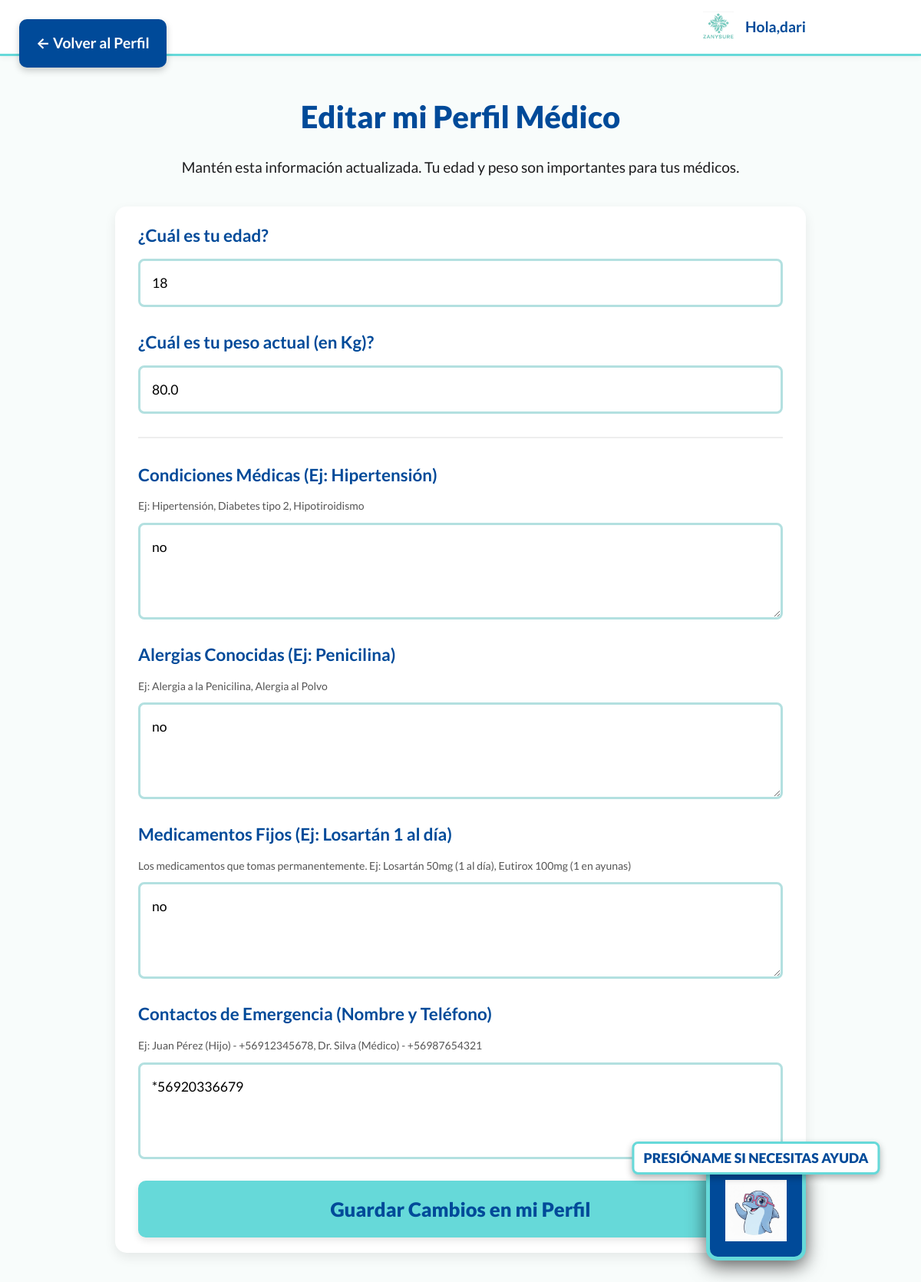
The app's page /perfil/editar/ (signed in) with its own data.
### perfil_médico/models.py (models this page shows, shortened)
class PerfilMedico(models.Model):
    usuario = models.OneToOneField(User, on_delete=models.CASCADE, related_name="perfilmedico")
    edad = models.PositiveIntegerField(blank=True, null=True, help_text="Tu edad actual")
    peso_kg = models.DecimalField(
        max_digits=5, decimal_places=1, blank=True, null=True,
        help_text="Tu peso actual en kilogramos (ej: 75.5)"
    )
    condiciones_medicas = models.TextField(
        blank=True,
        help_text="Ej: Hipertensión, Diabetes tipo 2, Hipotiroidismo"
    )
    alergias = models.TextField(
        blank=True,
        help_text="Ej: Alergia a la Penicilina, Alergia al Polvo"
    )
    medicamentos_fijos = models.TextField(
        blank=True,
        help_text="Los medicamentos que tomas permanentemente. Ej: Losartán 50mg (1 al día), Eutirox 100mg (1 en ayunas)"
    )
    contactos_emergencia = models.TextField(
        blank=True,
        help_text="Ej: Juan Pérez (Hijo) - +56912345678, Dr. Silva (Médico) - +56987654321"
    )

### perfil_médico/views.py (the view)
# urls.py: path('perfil/editar/', perfil_views.perfil_editar_view, name='perfil_editar'),
@login_required
def perfil_editar_view(request):
    perfil, created = PerfilMedico.objects.get_or_create(usuario=request.user)
    if request.method == 'POST':
        form = PerfilMedicoForm(request.POST, instance=perfil)
        if form.is_valid():
            form.save()
            messages.success(request, '¡Tu perfil médico ha sido actualizado con éxito!')
            return redirect('perfil')
    else:
        form = PerfilMedicoForm(instance=perfil)
    context = {
        'nombre_usuario': request.user.first_name or request.user.username,
        'form': form
    }
    return render(request, 'perfil_médico/perfil_editar.html', context)

### perfil_médico/templates/perfil_médico/perfil_editar.html (shortened to what this page needs)
{% load static %}
<!DOCTYPE html>
<html lang="es">
<head>
    <link rel="stylesheet" href="{% static 'css/style.css' %}">
</head>
<body class="sub-page"> <a href="{% url 'perfil' %}" class="btn-volver-flotante">
        &larr; Volver al Perfil
    </a>
    <header class="menu-header">
        <div class="header-contenido">
            <div class="saludo-usuario">
                <img src="{% static 'img/logo.png' %}" alt="Logo Sanyzure" class="logo-header">
                Hola, <strong>{{ nombre_usuario }}</strong>
            </div>
        </div>
    </header>
    <main class="menu-container">
        <h1 class="titulo-principal">Editar mi Perfil Médico</h1>
        <p class="instruccion">
            Mantén esta información actualizada. Tu edad y peso son importantes para tus médicos.
        </p>
        <div class="login-container" style="max-width: none; padding: 20px 30px; margin-top: 20px;">
            <form method="post" class="modal-form">
                <div class="campo-form">
                    <label for="{{ form.edad.id_for_label }}">{{ form.edad.label }}</label>
                    {{ form.edad }}
                </div>
                <div class="campo-form">
                    <label for="{{ form.peso_kg.id_for_label }}">{{ form.peso_kg.label }}</label>
                    {{ form.peso_kg }}
                </div>
                <hr style="border: 1px solid #eee; margin: 30px 0;">
                <div class="campo-form">
                    <label for="{{ form.condiciones_medicas.id_for_label }}">{{ form.condiciones_medicas.label }}</label>
                    <small style="color: #555; display: block; margin-bottom: 10px;">{{ form.condiciones_medicas.help_text }}</small>
                    {{ form.condiciones_medicas }}
                </div>
                <div class="campo-form">
                    <label for="{{ form.alergias.id_for_label }}">{{ form.alergias.label }}</label>
                    <small style="color: #555; display: block; margin-bottom: 10px;">{{ form.alergias.help_text }}</small>
                    {{ form.alergias }}
                </div>
                <div class="campo-form">
                    <label for="{{ form.medicamentos_fijos.id_for_label }}">{{ form.medicamentos_fijos.label }}</label>
                    <small style="color: #555; display: block; margin-bottom: 10px;">{{ form.medicamentos_fijos.help_text }}</small>
                    {{ form.medicamentos_fijos }}
                </div>
                <div class="campo-form">
                    <label for="{{ form.contactos_emergencia.id_for_label }}">{{ form.contactos_emergencia.label }}</label>
                    <small style="color: #555; display: block; margin-bottom: 10px;">{{ form.contactos_emergencia.help_text }}</small>
                    {{ form.contactos_emergencia }}
                </div>
                <button type="submit" class="btn btn-ingresar">
                    Guardar Cambios en mi Perfil
                </button>
            </form>
        </div>
    </main>
    <a href="{% url 'tami' %}" class="btn-tami-flotante" title="Hablar con Tami">
        <span class="tami-flotante-text">Presióname si necesitas ayuda</span>
        <img src="{% static 'img/tami-mascota.png' %}" alt="Tami, tu asistente">
    </a>
</body>
</html>

### static/css/style.css (style rules this page uses)
:root { --color-primario: #66D9D9; --color-secundario: #004a99; --color-texto-claro: #1d1d1f; --color-fondo-claro: #f8fcfb; --color-fondo-card: #ffffff; --color-borde-input: #b3e0e0; --color-focus: #008c8c; --color-error: #d9534f; --color-exito: #28a745; --color-cita: #007bff; --color-procedimiento: #ffc107; }
body { font-family: 'Lato', -apple-system, BlinkMacSystemFont, "Segoe UI", Roboto, Helvetica, Arial, sans-serif; background-color: var(--color-fondo-claro); color: var(--color-texto-claro); margin: 0; padding: 0; line-height: 1.6; font-size: 105%; }
.login-container { max-width: 500px; margin: 0; padding: 35px; background-color: var(--color-fondo-card); border-radius: 15px; box-shadow: 0 6px 15px rgba(0, 0, 0, 0.08); width: 100%; box-sizing: border-box; }
body.sub-page { padding-top: 100px; padding-left: 20px; padding-right: 20px; padding-bottom: 20px; }
.titulo-principal { font-size: 2.5rem; font-weight: 900; text-align: center; color: var(--color-secundario); margin-bottom: 15px; margin-top: 0; }
.instruccion { font-size: 1.2rem; text-align: center; color: var(--color-texto-claro); margin-bottom: 35px; }
.campo-form { margin-bottom: 28px; }
.campo-form label { display: block; font-size: 1.4rem; font-weight: 700; margin-bottom: 12px; color: var(--color-secundario); }
.form-control-accessible { display: block; width: 100%; padding: 18px 15px; font-size: 1.1rem; font-family: 'Lato', sans-serif; border: 3px solid var(--color-borde-input); border-radius: 8px; box-sizing: border-box; }
.campo-form textarea.form-control-accessible { min-height: 120px; resize: vertical; }
.btn { display: block; width: 100%; padding: 22px; border: none; border-radius: 10px; cursor: pointer; font-weight: 700; font-family: 'Lato', sans-serif; text-align: center; text-decoration: none; transition: background-color 0.3s ease, transform 0.1s ease; box-sizing: border-box; }
.btn-ingresar { font-size: 1.6rem; background-color: var(--color-primario); color: var(--color-secundario); box-shadow: 0 4px 10px rgba(0, 0, 0, 0.1); margin-top: 20px; font-weight: 900; }
.btn-volver-flotante { position: fixed; top: 25px; left: 25px; z-index: 1000; background-color: var(--color-secundario); color: white; padding: 16px 22px; font-size: 1.2rem; font-weight: 700; border-radius: 10px; text-decoration: none; transition: all 0.2s ease; box-shadow: 0 4px 10px rgba(0,0,0,0.2); }
.menu-header { background-color: var(--color-fondo-card); padding: 15px 30px; border-bottom: 3px solid var(--color-primario); box-shadow: 0 2px 8px rgba(0, 0, 0, 0.05); position: fixed; top: 0; left: 0; right: 0; z-index: 900; }
.header-contenido { max-width: 900px; margin: 0 auto; display: flex; justify-content: flex-end; align-items: center; gap: 20px; }
.logo-header { height: 40px; width: auto; margin-right: 15px; vertical-align: middle; }
.saludo-usuario { font-size: 1.2rem; color: var(--color-secundario); font-weight: 700; display: flex; align-items: center; flex-shrink: 0; }
.menu-container { max-width: 900px; margin: 0 auto; padding: 20px; }
.btn-tami-flotante { position: fixed; bottom: 30px; right: 150px; width: 120px; height: 120px; background-color: var(--color-secundario); border: 5px solid var(--color-primario); border-radius: 15px; box-shadow: 0 8px 25px rgba(0, 0, 0, 0.6); cursor: pointer; transition: all 0.2s ease; z-index: 950; text-decoration: none; padding: 0; display: flex; justify-content: center; align-items: center; overflow: visible; text-align: center; }
.btn-tami-flotante img { width: 80px; height: 80px; object-fit: contain; display: block; animation: float 4s ease-in-out infinite; z-index: 951; }
.tami-flotante-text { position: absolute; top: -30px; left: 50%; transform: translateX(-50%); white-space: nowrap; font-size: 1.1rem; font-weight: 900; color: var(--color-secundario); background-color: var(--color-fondo-card); border-radius: 8px; padding: 8px 12px; box-shadow: 0 4px 10px rgba(0, 0, 0, 0.3); border: 3px solid var(--color-primario); z-index: 952; pointer-events: none; line-height: 1.2; text-transform: uppercase; }

### records on screen
PerfilMedico: edad "18", peso_kg "80.0", condiciones_medicas "no", alergias "no", medicamentos_fijos "no", contactos_emergencia "*56920336679"

### other values on screen
{{ nombre_usuario }} "dari"
